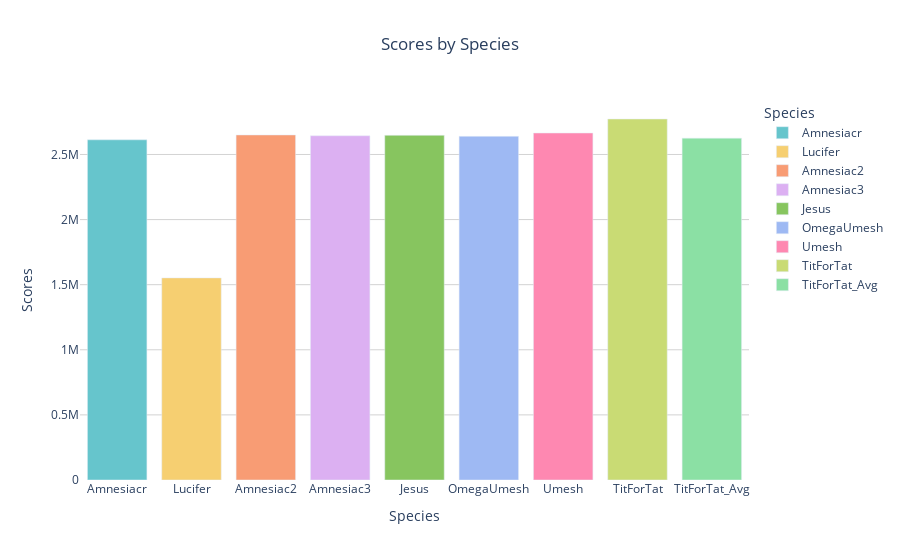

Here is the notebook cell this chart was saved with:
### Code cell
tournament.round_robin(100)

### Figure 1 — Plotly figure (JSON) as saved in the notebook; plotly's stock layout.template omitted (floating-point values rounded to 4 significant figures)
{"data": [{"alignmentgroup": "True", "hovertemplate": "Species=%{x}<br>Scores=%{y}<extra></extra>", "legendgroup": "Amnesiacr", "marker": {"color": "rgb(102, 197, 204)", "pattern": {"shape": ""}}, "name": "Amnesiacr", "offsetgroup": "Amnesiacr", "orientation": "v", "showlegend": true, "textposition": "auto", "type": "bar", "x": ["Amnesiacr"], "xaxis": "x", "y": [2612615], "yaxis": "y"}, {"alignmentgroup": "True", "hovertemplate": "Species=%{x}<br>Scores=%{y}<extra></extra>", "legendgroup": "Lucifer", "marker": {"color": "rgb(246, 207, 113)", "pattern": {"shape": ""}}, "name": "Lucifer", "offsetgroup": "Lucifer", "orientation": "v", "showlegend": true, "textposition": "auto", "type": "bar", "x": ["Lucifer"], "xaxis": "x", "y": [1552180], "yaxis": "y"}, {"alignmentgroup": "True", "hovertemplate": "Species=%{x}<br>Scores=%{y}<extra></extra>", "legendgroup": "Amnesiac2", "marker": {"color": "rgb(248, 156, 116)", "pattern": {"shape": ""}}, "name": "Amnesiac2", "offsetgroup": "Amnesiac2", "orientation": "v", "showlegend": true, "textposition": "auto", "type": "bar", "x": ["Amnesiac2"], "xaxis": "x", "y": [2649745], "yaxis": "y"}, {"alignmentgroup": "True", "hovertemplate": "Species=%{x}<br>Scores=%{y}<extra></extra>", "legendgroup": "Amnesiac3", "marker": {"color": "rgb(220, 176, 242)", "pattern": {"shape": ""}}, "name": "Amnesiac3", "offsetgroup": "Amnesiac3", "orientation": "v", "showlegend": true, "textposition": "auto", "type": "bar", "x": ["Amnesiac3"], "xaxis": "x", "y": [2643535], "yaxis": "y"}, {"alignmentgroup": "True", "hovertemplate": "Species=%{x}<br>Scores=%{y}<extra></extra>", "legendgroup": "Jesus", "marker": {"color": "rgb(135, 197, 95)", "pattern": {"shape": ""}}, "name": "Jesus", "offsetgroup": "Jesus", "orientation": "v", "showlegend": true, "textposition": "auto", "type": "bar", "x": ["Jesus"], "xaxis": "x", "y": [2647180], "yaxis": "y"}, {"alignmentgroup": "True", "hovertemplate": "Species=%{x}<br>Scores=%{y}<extra></extra>", "legendgroup": "OmegaUmesh", "marker": {"color": "rgb(158, 185, 243)", "pattern": {"shape": ""}}, "name": "OmegaUmesh", "offsetgroup": "OmegaUmesh", "orientation": "v", "showlegend": true, "textposition": "auto", "type": "bar", "x": ["OmegaUmesh"], "xaxis": "x", "y": [2639365], "yaxis": "y"}, {"alignmentgroup": "True", "hovertemplate": "Species=%{x}<br>Scores=%{y}<extra></extra>", "legendgroup": "Umesh", "marker": {"color": "rgb(254, 136, 177)", "pattern": {"shape": ""}}, "name": "Umesh", "offsetgroup": "Umesh", "orientation": "v", "showlegend": true, "textposition": "auto", "type": "bar", "x": ["Umesh"], "xaxis": "x", "y": [2664675], "yaxis": "y"}, {"alignmentgroup": "True", "hovertemplate": "Species=%{x}<br>Scores=%{y}<extra></extra>", "legendgroup": "TitForTat", "marker": {"color": "rgb(201, 219, 116)", "pattern": {"shape": ""}}, "name": "TitForTat", "offsetgroup": "TitForTat", "orientation": "v", "showlegend": true, "textposition": "auto", "type": "bar", "x": ["TitForTat"], "xaxis": "x", "y": [2772415], "yaxis": "y"}, {"alignmentgroup": "True", "hovertemplate": "Species=%{x}<br>Scores=%{y}<extra></extra>", "legendgroup": "TitForTat_Avg", "marker": {"color": "rgb(139, 224, 164)", "pattern": {"shape": ""}}, "name": "TitForTat_Avg", "offsetgroup": "TitForTat_Avg", "orientation": "v", "showlegend": true, "textposition": "auto", "type": "bar", "x": ["TitForTat_Avg"], "xaxis": "x", "y": [2625450], "yaxis": "y"}], "layout": {"barmode": "relative", "legend": {"title": {"text": "Species"}, "tracegroupgap": 0}, "plot_bgcolor": "rgba(0,0,0,0)", "title": {"text": "Scores by Species", "x": 0.5, "xanchor": "center"}, "xaxis": {"anchor": "y", "categoryarray": ["Amnesiacr", "Lucifer", "Amnesiac2", "Amnesiac3", "Jesus", "OmegaUmesh", "Umesh", "TitForTat", "TitForTat_Avg"], "categoryorder": "array", "domain": [0, 1], "title": {"text": "Species"}}, "yaxis": {"anchor": "x", "domain": [0, 1], "gridcolor": "LightGray", "gridwidth": 1, "showgrid": true, "title": {"text": "Scores"}}}}
